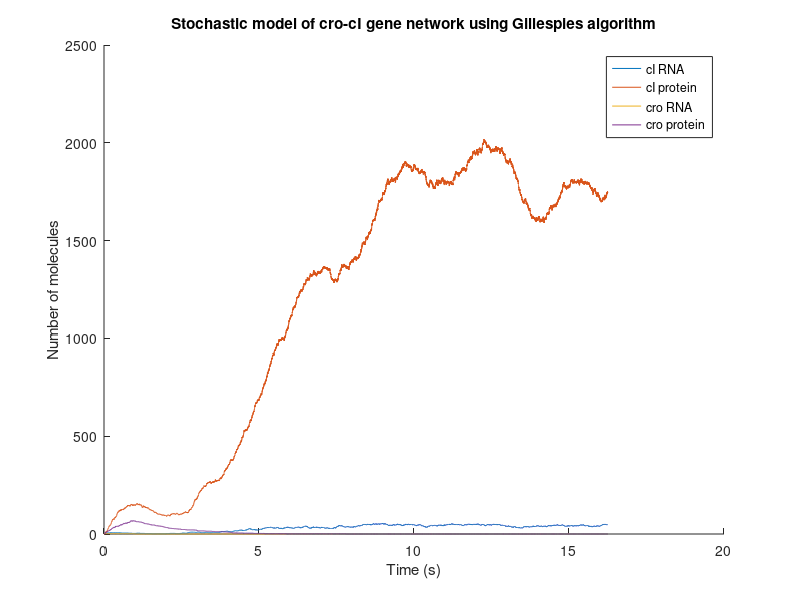

MATLAB code for this plot:
steps = 50000;
%Define population vector cI RNA, cI prot, cro RNA, cro prot:
x = zeros(steps,4);
t = zeros(steps,1);
%Define how each reaction changes population vector:
R1 = [0, 1, 0, 0];
R2 = [0, -1, 0, 0];
R3 = [1, 0, 0, 0];
R4 = [-1, 0, 0, 0];
R5 = [0, 0, 0, 1];
R6 = [0, 0, 0, -1];
R7 = [0, 0, 1, 0];
R8 = [0, 0, -1, 0];

for (i=1:steps)
    v1 = 50*x(i,1);
    v2 = 1.2*x(i,2);
    v3 = 50*(1-((x(i,4)^2)/(10^2+x(i,4)^2)));
    v4 = 1.2*x(i,1);
    v5 = 50*x(i,3);
    v6 = 0.8*x(i,4);
    v7 = 50*(1-((x(i,2)^2)/(10^2+x(i,2)^2)));
    v8 = 0.8*x(i,3);
    rates=[v1, v2, v3, v4, v5, v6, v7, v8];
    vtot = sum(rates);
    tau = -log(rand())/vtot;
    t(i+1) = t(i) + tau;
    rxn = find(cumsum(rates) > (vtot*rand()) ,1);
    switch rxn
        case 1
            x(i+1,:) = x(i,:) + R1;
        case 2
            x(i+1,:) = x(i,:) + R2;
        case 3
            x(i+1,:) = x(i,:) + R3;
        case 4
            x(i+1,:) = x(i,:) + R4;
        case 5
            x(i+1,:) = x(i,:) + R5;
        case 6
            x(i+1,:) = x(i,:) + R6;
        case 7
            x(i+1,:) = x(i,:) + R7;
        case 8
            x(i+1,:) = x(i,:) + R8;
    end
    
    
end


hold on

plot(t, x(:,1), 'DisplayName', 'cI RNA')
plot(t, x(:,2), 'DisplayName', 'cI protein')
plot(t, x(:,3), 'DisplayName', 'cro RNA')
plot(t, x(:,4), 'DisplayName', 'cro protein')



legend()
xlabel('Time (s)')
ylabel('Number of molecules')
title('Stochastic model of cro-cI gene network using Gillespies algorithm')